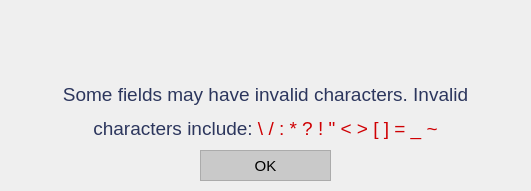
<?xml version="1.0" encoding="UTF-8"?>
<ui version="4.0">
 <class>MainWindow</class>
 <widget class="QMainWindow" name="MainWindow">
  <property name="geometry">
   <rect>
    <x>0</x>
    <y>0</y>
    <width>531</width>
    <height>191</height>
   </rect>
  </property>
  <property name="minimumSize">
   <size>
    <width>531</width>
    <height>191</height>
   </size>
  </property>
  <property name="maximumSize">
   <size>
    <width>531</width>
    <height>191</height>
   </size>
  </property>
  <property name="windowTitle">
   <string>Invalid Characters</string>
  </property>
  <property name="windowIcon">
   <iconset>
    <normaloff>../../Resources/logo_svg.svg</normaloff>../../Resources/logo_svg.svg</iconset>
  </property>
  <widget class="QWidget" name="centralwidget">
   <widget class="QWidget" name="layoutWidget">
    <property name="geometry">
     <rect>
      <x>30</x>
      <y>12</y>
      <width>471</width>
      <height>131</height>
     </rect>
    </property>
    <layout class="QVBoxLayout" name="verticalLayout_2">
     <item>
      <widget class="QLabel" name="label">
       <property name="font">
        <font>
         <family>Helvetica</family>
         <pointsize>21</pointsize>
         <weight>75</weight>
         <bold>true</bold>
        </font>
       </property>
       <property name="text">
        <string/>
       </property>
       <property name="pixmap">
        <pixmap>../../Resources/alert.png</pixmap>
       </property>
       <property name="alignment">
        <set>Qt::AlignCenter</set>
       </property>
      </widget>
     </item>
     <item>
      <layout class="QVBoxLayout" name="verticalLayout">
       <item>
        <widget class="QLabel" name="label_2">
         <property name="font">
          <font>
           <family>Helvetica</family>
           <pointsize>16</pointsize>
          </font>
         </property>
         <property name="text">
          <string>&lt;html&gt;&lt;head/&gt;&lt;body&gt;&lt;p&gt;&lt;span style=&quot; font-size:14pt; color:#2c365d;&quot;&gt;Some fields may have invalid characters. Invalid&lt;/span&gt;&lt;/p&gt;&lt;/body&gt;&lt;/html&gt;</string>
         </property>
         <property name="alignment">
          <set>Qt::AlignCenter</set>
         </property>
        </widget>
       </item>
       <item>
        <widget class="QLabel" name="label_3">
         <property name="font">
          <font>
           <family>Helvetica</family>
           <pointsize>16</pointsize>
          </font>
         </property>
         <property name="text">
          <string>&lt;html&gt;&lt;head/&gt;&lt;body&gt;&lt;p&gt;&lt;span style=&quot; font-size:14pt; color:#2c365d;&quot;&gt;characters include: &lt;/span&gt;&lt;span style=&quot; font-size:14pt; color:#cf0003;&quot;&gt;\ / : * ? ! &amp;quot; &amp;lt; &amp;gt; [ ] = _ ~&lt;/span&gt;&lt;/p&gt;&lt;/body&gt;&lt;/html&gt;</string>
         </property>
         <property name="alignment">
          <set>Qt::AlignCenter</set>
         </property>
        </widget>
       </item>
      </layout>
     </item>
    </layout>
   </widget>
   <widget class="QPushButton" name="btn_OK">
    <property name="geometry">
     <rect>
      <x>200</x>
      <y>150</y>
      <width>131</width>
      <height>31</height>
     </rect>
    </property>
    <property name="minimumSize">
     <size>
      <width>131</width>
      <height>31</height>
     </size>
    </property>
    <property name="maximumSize">
     <size>
      <width>131</width>
      <height>31</height>
     </size>
    </property>
    <property name="font">
     <font>
      <family>Helvetica</family>
      <pointsize>11</pointsize>
     </font>
    </property>
    <property name="styleSheet">
     <string notr="true">QPushButton {
color: rgb(0, 0, 0);
background-color: rgb(201, 201, 201);
border: 1.2px solid #ABABAB;
outline: none;}

QPushButton:hover{
color: rgb(255, 255, 255);
background-color: rgb(171, 171, 171);
outline: none;
border: none;
}

QPushButton:pressed{
color: rgb(255, 255, 255);
background-color: rgb(129, 129, 129);
outline: none;
border: none;
}


</string>
    </property>
    <property name="text">
     <string>OK</string>
    </property>
   </widget>
  </widget>
 </widget>
 <resources/>
 <connections/>
</ui>
